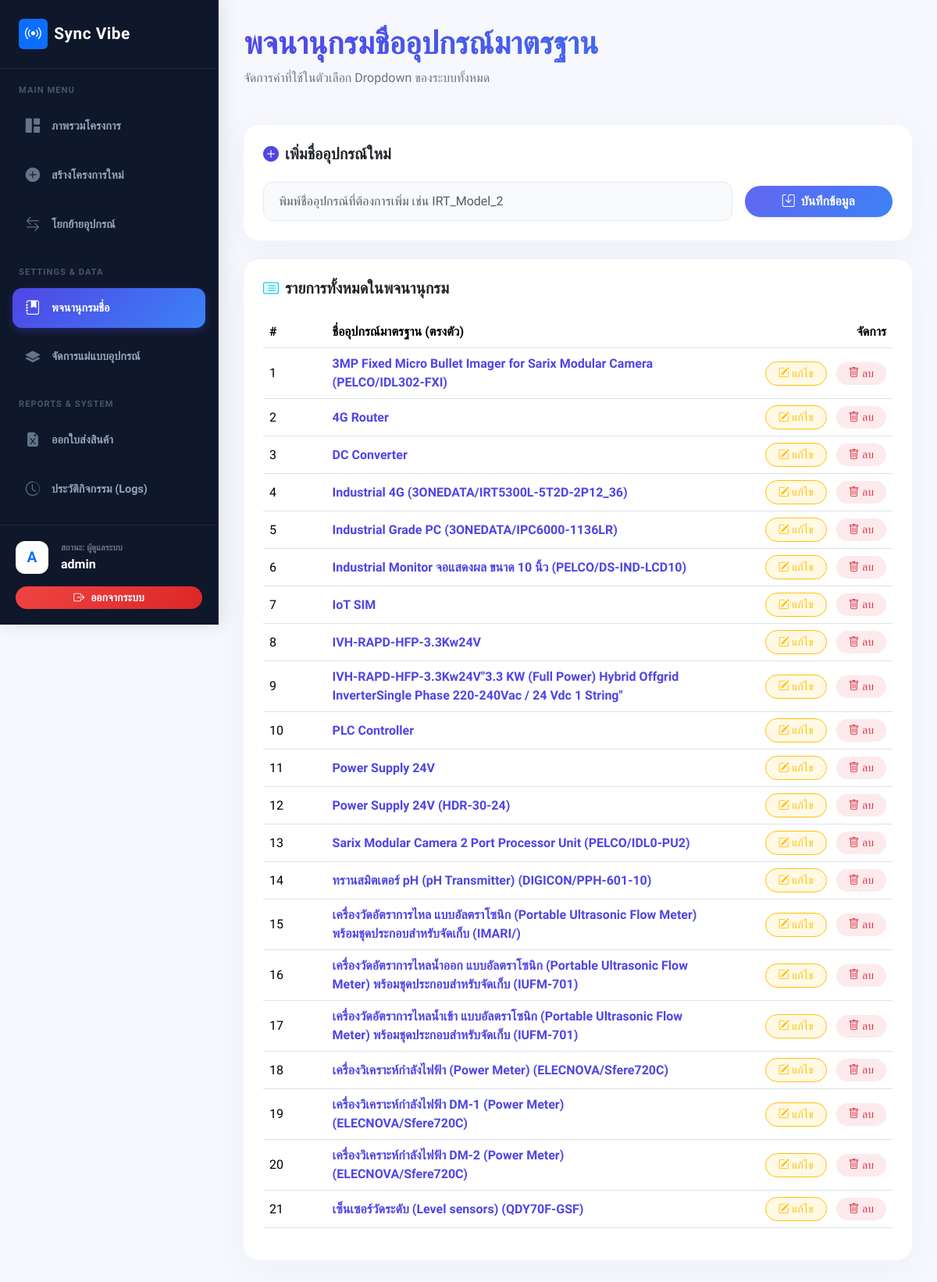
The app's page /manage_master_equipments.php (signed in) with its own data.
### tables this page shows
CREATE TABLE `master_equipments` (
  `id` int(11) NOT NULL,
  `equipment_name` varchar(255) NOT NULL,
  `created_at` timestamp NOT NULL DEFAULT current_timestamp()
);

### manage_master_equipments.php (the view, shortened to what this page needs)
<?php
require_once 'config.php'; check_login();
$masters = $conn->query("SELECT * FROM master_equipments ORDER BY equipment_name ASC");
?>
<!DOCTYPE html>
<html lang="th">
<head>
    <link href="https://cdn.jsdelivr.net/npm/bootstrap@5.3.2/dist/css/bootstrap.min.css" rel="stylesheet">
    <link href="https://cdn.jsdelivr.net/npm/bootstrap-icons@1.11.1/font/bootstrap-icons.css" rel="stylesheet">
    <link rel="stylesheet" href="style.css">
</head>
<body>
    <div class="app-container">
        <?php include 'sidebar.php'; ?>
        <main class="main-content">
            <div class="mb-5 animate-fade-up">
                <h2 class="fw-bold m-0 text-gradient display-6">พจนานุกรมชื่ออุปกรณ์มาตรฐาน</h2>
                <p class="text-secondary m-0 mt-2">จัดการคำที่ใช้ในตัวเลือก Dropdown ของระบบทั้งหมด</p>
            </div>
            <div class="card card-custom p-4 mb-4 animate-fade-up" style="animation-delay: 0.1s;">
                <h5 class="fw-bold text-dark mb-4"><i class="bi bi-plus-circle-fill text-primary-custom me-2"></i>เพิ่มชื่ออุปกรณ์ใหม่</h5>
                <form action="manage_master_equipments.php" method="POST" class="row g-3 align-items-center">
                    <div class="col-md-9">
                        <input type="text" name="equipment_name" class="form-control" placeholder="พิมพ์ชื่ออุปกรณ์ที่ต้องการเพิ่ม เช่น IRT_Model_2" required>
                    </div>
                    <div class="col-md-3">
                        <button type="submit" class="btn btn-primary w-100 rounded-pill py-2 shadow-sm"><i class="bi bi-save me-1"></i> บันทึกข้อมูล</button>
                    </div>
                </form>
            </div>
            <div class="card card-custom p-4 animate-fade-up" style="animation-delay: 0.2s;">
                <h5 class="fw-bold text-dark mb-4"><i class="bi bi-card-list text-info me-2"></i>รายการทั้งหมดในพจนานุกรม</h5>
                <div class="table-responsive">
                    <table class="table table-custom table-hover align-middle">
                        <thead>
                            <tr>
                                <th width="10%">#</th>
                                <th width="60%">ชื่ออุปกรณ์มาตรฐาน (ตรงตัว)</th>
                                <th class="text-end" width="30%">จัดการ</th>
                            </tr>
                        </thead>
                        <tbody>
                            <?php if ($masters->num_rows > 0): ?>
                                <?php $i=1; while($row = $masters->fetch_assoc()): ?>
                                    <tr id="row_<?= $row['id'] ?>">
                                        <td><?= $i++ ?></td>
                                        <td class="display-group">
                                            <span class="fw-bold text-primary-custom fs-6"><?= htmlspecialchars($row['equipment_name']) ?></span>
                                        </td>
                                        <td class="text-end display-group">
                                            <button type="button" class="btn btn-sm btn-outline-warning text-warning border-warning bg-warning bg-opacity-10 rounded-pill px-3 me-2" onclick="toggleEdit(<?= $row['id'] ?>)">
                                                <i class="bi bi-pencil-square"></i> แก้ไข
                                            </button>
                                            <form action="manage_master_equipments.php" method="POST" onsubmit="return confirm('ยืนยันลบชื่ออุปกรณ์นี้ใช่หรือไม่?');" style="display:inline;">
                                                <button type="submit" class="btn btn-sm btn-outline-danger border-0 bg-danger bg-opacity-10 text-danger rounded-pill px-3">
                                                    <i class="bi bi-trash"></i> ลบ
                                                </button>
                                            </form>
                                        </td>
                                    </tr>
                                <?php endwhile; ?>
                            <?php else: ?>
                                <tr><td colspan="3" class="text-center text-secondary py-4">ยังไม่มีข้อมูลในพจนานุกรม</td></tr>
                            <?php endif; ?>
                        </tbody>
                    </table>
                </div>
            </div>
        </main>
    </div>
</body>
</html>

### style.css (style rules this page uses)
body { background-color: #f6f8fd; color: #1e293b; font-family: 'Prompt', sans-serif; min-height: 100vh; margin: 0; overflow-x: hidden; position: relative; }
.app-container { display: flex; min-height: 100vh; width: 100%; position: relative; z-index: 1; }
.main-content { margin-left: 280px; flex-grow: 1; padding: 3rem 4rem; max-width: 1600px; }
.animate-fade-up { animation: fadeUp 0.6s cubic-bezier(0.16, 1, 0.3, 1) forwards; opacity: 0; }
.card-custom { background: rgba(255, 255, 255, 0.95); backdrop-filter: blur(15px); border: 1px solid rgba(255,255,255,1); border-radius: 20px; box-shadow: 0 10px 40px rgba(111, 114, 185, 0.06); transition: transform 0.3s ease; }
.btn-primary { background: linear-gradient(135deg, #6366f1 0%, #3b82f6 100%); border: none; border-radius: 12px; font-weight: 600; padding: 0.7rem 1.8rem; box-shadow: 0 6px 15px rgba(99, 102, 241, 0.3); transition: all 0.3s ease; color: #fff; }
.form-control, .form-select, .input-group-text { background-color: #f8fafc; border: 1px solid #e2e8f0; color: #1e293b; border-radius: 12px; padding: 0.75rem 1.2rem; font-weight: 400; }
.text-gradient { background: linear-gradient(135deg, #4f46e5 0%, #3b82f6 100%); -webkit-background-clip: text; -webkit-text-fill-color: transparent; }
.text-primary-custom { color: #4f46e5 !important; }

### sidebar.php (style rules this page uses)
.main-content { margin-left: 280px; padding: 2rem; min-height: 100vh; }

### records on screen
master_equipments: equipment_name "3MP Fixed Micro Bullet Imager for Sarix Modular Camera (PELCO/IDL302-FXI)"
master_equipments: equipment_name "4G Router"
master_equipments: equipment_name "DC Converter"
master_equipments: equipment_name "Industrial 4G (3ONEDATA/IRT5300L-5T2D-2P12_36)"
master_equipments: equipment_name "Industrial Grade PC (3ONEDATA/IPC6000-1136LR)"
master_equipments: equipment_name "Industrial Monitor จอแสดงผล ขนาด 10 นิ้ว (PELCO/DS-IND-LCD10)"
master_equipments: equipment_name "IoT SIM"
master_equipments: equipment_name "IVH-RAPD-HFP-3.3Kw24V"
master_equipments: equipment_name "IVH-RAPD-HFP-3.3Kw24V\"3.3 KW (Full Power) Hybrid Offgrid InverterSingle Phase 220-240Vac / 24 Vdc 1 String\""
master_equipments: equipment_name "PLC Controller"
master_equipments: equipment_name "Power Supply 24V"
master_equipments: equipment_name "Power Supply 24V (HDR-30-24)"
master_equipments: equipment_name "Sarix Modular Camera 2 Port Processor Unit (PELCO/IDL0-PU2)"
master_equipments: equipment_name "ทรานสมิตเตอร์ pH (pH Transmitter) (DIGICON/PPH-601-10)"
master_equipments: equipment_name "เครื่องวัดอัตราการไหล แบบอัลตราโซนิก (Portable Ultrasonic Flow Meter) พร้อมชุดประกอบสำหรับจัดเก็บ (IMARI/)"
master_equipments: equipment_name "เครื่องวัดอัตราการไหลน้ำออก แบบอัลตราโซนิก (Portable Ultrasonic Flow Meter) พร้อมชุดประกอบสำหรับจัดเก็บ (IUFM-701)"
master_equipments: equipment_name "เครื่องวัดอัตราการไหลน้ำเข้า แบบอัลตราโซนิก (Portable Ultrasonic Flow Meter) พร้อมชุดประกอบสำหรับจัดเก็บ (IUFM-701)"
master_equipments: equipment_name "เครื่องวิเคราะห์กำลังไฟฟ้า (Power Meter) (ELECNOVA/Sfere720C)"
master_equipments: equipment_name "เครื่องวิเคราะห์กำลังไฟฟ้า DM-1 (Power Meter) (ELECNOVA/Sfere720C)"
master_equipments: equipment_name "เครื่องวิเคราะห์กำลังไฟฟ้า DM-2 (Power Meter) (ELECNOVA/Sfere720C)"
master_equipments: equipment_name "เซ็นเซอร์วัดระดับ (Level sensors) (QDY70F-GSF)"

### other values on screen
substr($_SESSION['username'], 0, 1) "A"
$_SESSION['username'] "admin"
